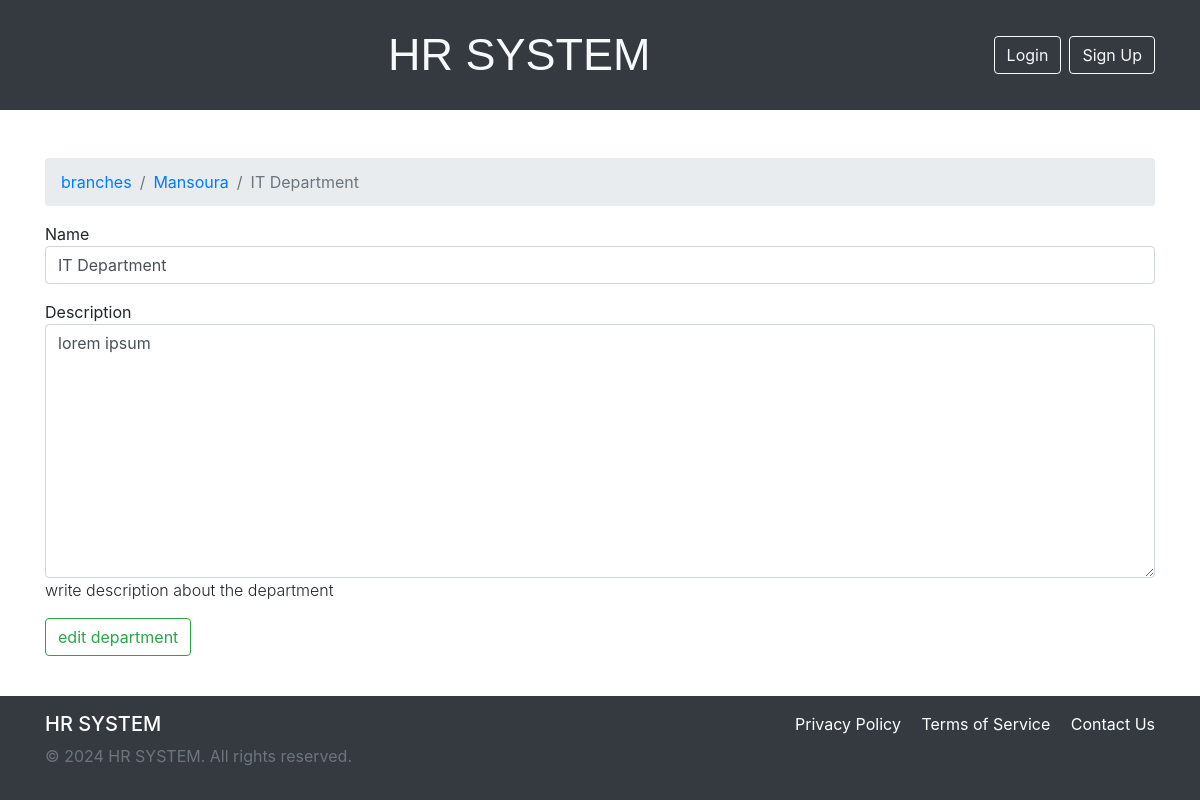
/branche/1/editDepartment/1, run on the app's committed database.
### company/models.py (models this page shows, shortened)
class branches(models.Model):
    name = models.CharField(max_length=50,unique=True)
    address = models.CharField(max_length=100,help_text="enter full address")
    phone = models.CharField(max_length=12,null=True)
    email = models.EmailField(max_length=60,null = True)

class departments(models.Model):
    name = models.CharField(max_length=50)
    description = models.TextField(max_length=200,help_text="write description about the department")
    branch = models.ForeignKey(branches,related_name="departmentsBranche",on_delete=models.CASCADE)
    class Meta:
        unique_together = ('name', 'branch')

### company/views.py (the view, shortened to what this page needs)
# urls.py: path('branche/<int:branche_id>/editDepartment/<int:depaertment_id>',compView.editDepartmentToBrancheView.as_view(),name="editDepartmentToBranche"),
class editDepartmentToBrancheView(CreateView):
    form_class = newDepartmentToBrancheForm
    template_name = 'company/editDepartmentToBranche.html'
    def dispatch(self, request, *args, **kwargs):
        self.dept = departments.objects.get(pk=self.kwargs['depaertment_id'])
        return super().dispatch(request, *args, **kwargs)
    def get_initial(self):
        dept = departments.objects.get(pk=self.kwargs['depaertment_id'])
        initial = super().get_initial()
        initial['name'] = dept.name
        initial['description'] = dept.description
        return initial
    def get_context_data(self, **kwargs):
        contex = super().get_context_data(**kwargs)
        contex['branche'] = branches.objects.get(pk=self.kwargs['branche_id'])
        contex['dept'] = self.dept
        return contex

### company/forms.py
class newDepartmentToBrancheForm(forms.ModelForm):
    class Meta:
        model = departments
        fields = ['name','description']

### template/company/editDepartmentToBranche.html (shortened to what this page needs)
{% extends 'base.html'%}
{% block breadcrumb%}
    <li class="breadcrumb-item active" aria-current="page"><a href="{% url 'branches' %}">branches</a></li>
    <li class="breadcrumb-item active" aria-current="page"><a href="{% url 'branchesDetails' branche.id %}">{{branche.name}}</a></li>
    <li class="breadcrumb-item active" aria-current="page">{{dept.name}}</li>
{%endblock%}
{% block content%}
<form method="post" novalidate>
    {% include 'include/form.html' %}
    <input type="submit" value="edit department" class="btn btn-outline-success">
</form>
{%endblock%}

### template/include/form.html (shortened to what this page needs)
{% load widget_tweaks %}
{% if form.is_bound %}
    {% for field in form %}
        <div class="form-group">
            {{field.label}}
            {% with palceholderText="Enter " %}
            {% if field.errors %}
                {% render_field field class="form-control is-invalid" placeholder=palceholderText|add:field.label %}
                {%for error in field.errors%}
                    <div class="invalid-feedback">
                        {{error}}
                    </div>
                {%endfor%}
            {% else%}
            {% render_field field class="form-control is-valid" placeholder=palceholderText|add:field.label %}
            {% endif%}
            <p class="font-weight-light">{{field.help_text}}</p>
            {% endwith %}
        </div>
    {%endfor%}
{%else%}
    {% for field in form %}
    <div class="form-group">
        {%if field.label != 'Branch'%}
        {{field.label}}
        {% with palceholderText="Enter " %}
        {% render_field field class="form-control" placeholder=palceholderText|add:field.label %}
        <p class="font-weight-light">{{field.help_text}}</p>
        {% endwith %}
        {%endif%}
    </div>
    {%endfor%}
{%endif%}

### template/base.html (style rules this page uses)
html, body { height: 100%; margin: 0; display: flex; flex-direction: column; }

### data on the page
branches: name "Mansoura"
departments: name "IT Department", name "IT Department" "lorem ipsum"

### other printed values
{{ field.label }} "Name" "Description"
{{ field.help_text }} "write description about the department"
